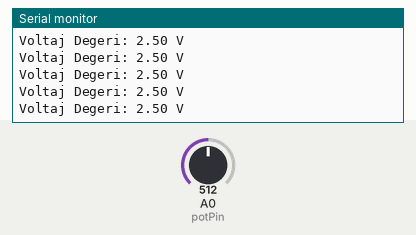
Bench run of a sketch on a simulated Arduino Uno, built with avr-gcc and run on an emulated ATmega328P. Parts: the last lines printed to the serial monitor. Inputs (shaded band) come from the test bench; at power-on: A0 (potPin) = 512.

Above: at 1.2 s.
1.3 s: A0 (potPin) set to 716
At 2.2 s:
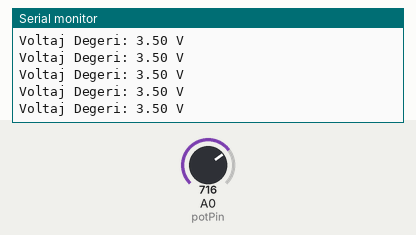
4.3 s: A0 (potPin) set to 900
At 5.1 s:
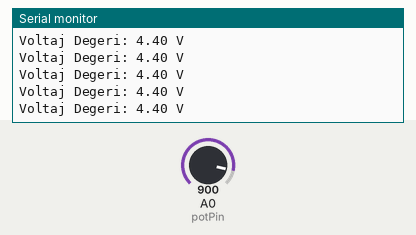
Timing chart, 0 to 7.3 s (numbered marks = the images above; inputs shaded):
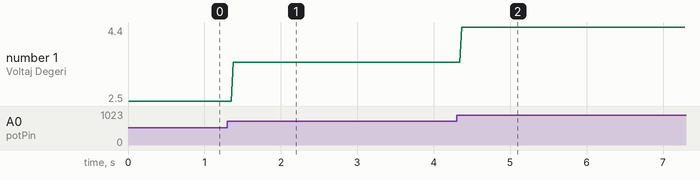

Measured:
- after the input at 1.3 s, the serial monitor: prints a new line after 0.08 s (image 1)
- after the input at 4.3 s, the serial monitor: prints a new line after 0.07 s (image 2)
- plotted number 1: 2.5 → 3.5 after the input at 1.3 s, 3.5 → 4.4 after the input at 4.3 s

The sketch:

VoltAyarliDusurme.ino
```cpp
int potPin = A0;
int potValue = 0;
float voltage = 0;

void setup() {
  Serial.begin(9600);
  pinMode(potPin,INPUT);
  Serial.println("Basladi...");
  delay(1);
}

void loop() {
  potValue = analogRead(potPin);
  voltage = potValue*(5.0/1023.0);
  Serial.print("Voltaj Degeri: ");
  Serial.print(voltage);
  Serial.println(" V");
  delay(5);

}
```
